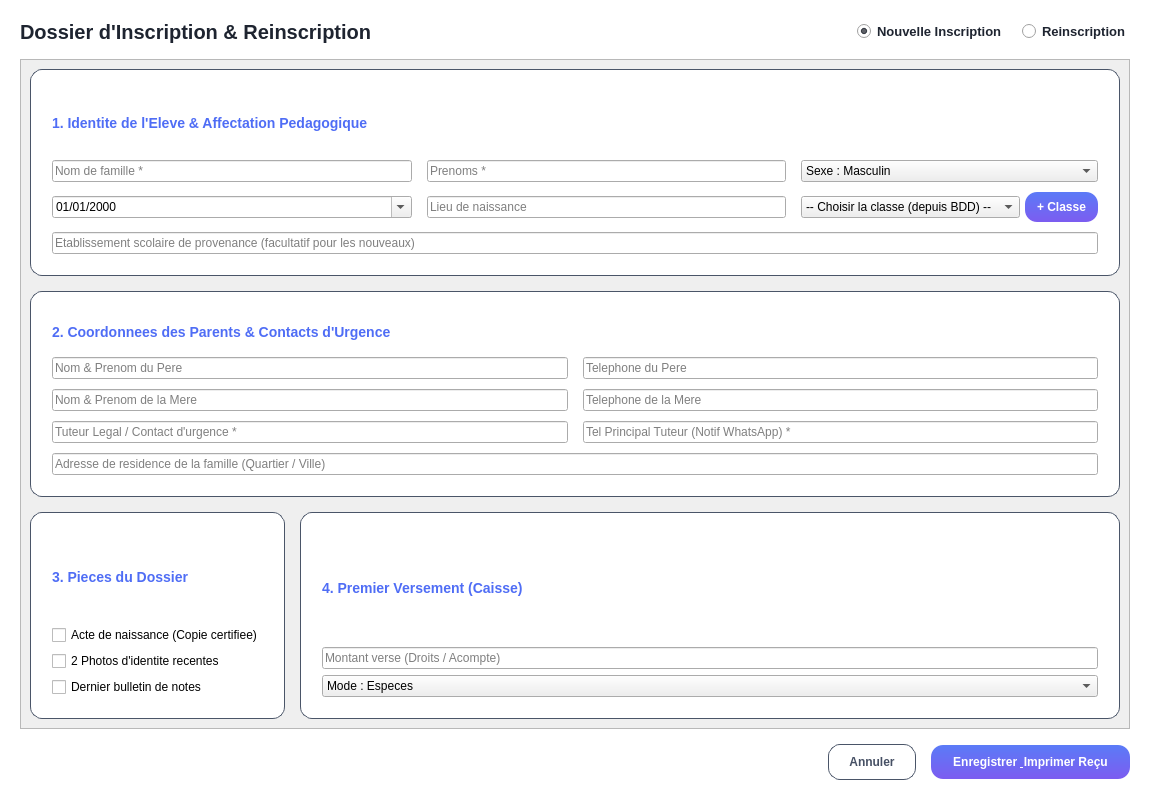
<?xml version="1.0" encoding="UTF-8"?>
<ui version="4.0">
 <class>FormInscriptionEleve</class>
 <widget class="QWidget" name="FormInscriptionEleve">
  <property name="geometry">
   <rect>
    <x>0</x>
    <y>0</y>
    <width>1150</width>
    <height>800</height>
   </rect>
  </property>
  <property name="windowTitle">
   <string>Dossier d'Inscription Complet</string>
  </property>
<property name="styleSheet"><string>QWidget#FormInscriptionEleve { background: transparent; }</string></property>
  <layout class="QVBoxLayout" name="verticalLayout_Main">
   <property name="spacing">
    <number>15</number>
   </property>
   <property name="leftMargin">
    <number>20</number>
   </property>
   <property name="topMargin">
    <number>20</number>
   </property>
   <property name="rightMargin">
    <number>20</number>
   </property>
   <property name="bottomMargin">
    <number>20</number>
   </property>
   <item>
    <layout class="QHBoxLayout" name="horizontalLayout_Header">
     <item>
      <widget class="QLabel" name="lbl_title">
       <property name="styleSheet">
        <string>font-size: 20px; font-weight: bold; color: #1E2430;</string>
       </property>
       <property name="text">
        <string>Dossier d'Inscription &amp; Reinscription</string>
       </property>
      </widget>
     </item>
     <item>
      <spacer name="horizontalSpacer_Header">
       <property name="orientation">
        <enum>Qt::Horizontal</enum>
       </property>
       <property name="sizeHint" stdset="0">
        <size>
         <width>40</width>
         <height>20</height>
        </size>
       </property>
      </spacer>
     </item>
     <item>
      <widget class="QRadioButton" name="radio_new">
       <property name="styleSheet">
        <string>font-weight: bold; color: #1E2430; font-size: 13px;</string>
       </property>
       <property name="text">
        <string>Nouvelle Inscription</string>
       </property>
       <property name="checked">
        <bool>true</bool>
       </property>
      </widget>
     </item>
     <item>
      <widget class="QRadioButton" name="radio_reins">
       <property name="styleSheet">
        <string>font-weight: bold; color: #1E2430; font-size: 13px;</string>
       </property>
       <property name="text">
        <string>Reinscription</string>
       </property>
      </widget>
     </item>
    </layout>
   </item>
   <item>
    <widget class="QScrollArea" name="scrollArea">
<property name="styleSheet"><string>QScrollArea#scrollArea { border: none; background: transparent; }
QScrollArea#scrollArea &gt; QWidget &gt; QWidget { background: transparent; }</string></property>
     <property name="widgetResizable">
      <bool>true</bool>
     </property>
     <widget class="QWidget" name="scrollContent">
      <property name="geometry">
       <rect>
        <x>0</x>
        <y>0</y>
        <width>1090</width>
        <height>680</height>
       </rect>
      </property>
      <property name="styleSheet"><string>QWidget#scrollContent { background: transparent; color: #1E2430; }</string></property>
      <layout class="QVBoxLayout" name="verticalLayout_Scroll">
       <property name="spacing">
        <number>15</number>
       </property>
       <item>
        <widget class="QFrame" name="card_eleve">
         <property name="styleSheet"><string>QFrame#card_eleve { background-color: #FFFFFF; color: #1E2430; border: 1px solid #4A5568; border-radius: 12px; padding: 12px; }</string></property>
         <layout class="QVBoxLayout" name="verticalLayout_Card1">
          <item>
           <widget class="QLabel" name="lbl_sec1">
            <property name="styleSheet">
             <string>font-size: 14px; font-weight: bold; color: #4F6DF5; border: none;</string>
            </property>
            <property name="text">
             <string>1. Identite de l'Eleve &amp; Affectation Pedagogique</string>
            </property>
           </widget>
          </item>
          <item>
           <layout class="QGridLayout" name="gridLayout_Eleve">
            <property name="horizontalSpacing">
             <number>15</number>
            </property>
            <property name="verticalSpacing">
             <number>10</number>
            </property>
            <item row="0" column="0">
             <widget class="QLineEdit" name="input_nom">
              <property name="placeholderText">
               <string>Nom de famille *</string>
              </property>
             </widget>
            </item>
            <item row="0" column="1">
             <widget class="QLineEdit" name="input_prenom">
              <property name="placeholderText">
               <string>Prenoms *</string>
              </property>
             </widget>
            </item>
            <item row="0" column="2">
             <widget class="QComboBox" name="combo_sexe">
              <item>
               <property name="text">
                <string>Sexe : Masculin</string>
               </property>
              </item>
              <item>
               <property name="text">
                <string>Sexe : Feminin</string>
               </property>
              </item>
             </widget>
            </item>
            <item row="1" column="0">
             <widget class="QDateEdit" name="date_naissance">
              <property name="displayFormat">
               <string>dd/MM/yyyy</string>
              </property>
              <property name="calendarPopup">
               <bool>true</bool>
              </property>
             </widget>
            </item>
            <item row="1" column="1">
             <widget class="QLineEdit" name="input_lieu_naiss">
              <property name="placeholderText">
               <string>Lieu de naissance</string>
              </property>
             </widget>
            </item>
            <item row="1" column="2">
             <layout class="QHBoxLayout" name="horizontalLayout_Classe">
              <property name="spacing">
               <number>5</number>
              </property>
              <item>
               <widget class="QComboBox" name="combo_classe">
                <item>
                 <property name="text">
                  <string>-- Choisir la classe (depuis BDD) --</string>
                 </property>
                </item>
               </widget>
              </item>
              <item>
               <widget class="QPushButton" name="btn_add_classe">
                <property name="toolTip">
                 <string>Ajouter une nouvelle classe manuellement</string>
                </property>
                <property name="styleSheet">
                 <string>background: qlineargradient(x1:0, y1:0, x2:0, y2:1, stop:0 #5B7BF7, stop:1 #7C5CF0); color: #FFFFFF; font-weight: bold; border-radius: 12px; padding: 8px 12px;</string>
                </property>
                <property name="text">
                 <string>+ Classe</string>
                </property>
               </widget>
              </item>
             </layout>
            </item>
            <item row="2" column="0" colspan="3">
             <widget class="QLineEdit" name="input_ecole_provenance">
              <property name="placeholderText">
               <string>Etablissement scolaire de provenance (facultatif pour les nouveaux)</string>
              </property>
             </widget>
            </item>
           </layout>
          </item>
         </layout>
        </widget>
       </item>
       <item>
        <widget class="QFrame" name="card_parents">
         <property name="styleSheet"><string>QFrame#card_parents { background-color: #FFFFFF; color: #1E2430; border: 1px solid #4A5568; border-radius: 12px; padding: 12px; }</string></property>
         <layout class="QVBoxLayout" name="verticalLayout_Card2">
          <item>
           <widget class="QLabel" name="lbl_sec2">
            <property name="styleSheet">
             <string>font-size: 14px; font-weight: bold; color: #4F6DF5; border: none;</string>
            </property>
            <property name="text">
             <string>2. Coordonnees des Parents &amp; Contacts d'Urgence</string>
            </property>
           </widget>
          </item>
          <item>
           <layout class="QGridLayout" name="gridLayout_Parents">
            <property name="horizontalSpacing">
             <number>15</number>
            </property>
            <property name="verticalSpacing">
             <number>10</number>
            </property>
            <item row="0" column="0">
             <widget class="QLineEdit" name="input_pere_nom">
              <property name="placeholderText">
               <string>Nom &amp; Prenom du Pere</string>
              </property>
             </widget>
            </item>
            <item row="0" column="1">
             <widget class="QLineEdit" name="input_pere_tel">
              <property name="placeholderText">
               <string>Telephone du Pere</string>
              </property>
             </widget>
            </item>
            <item row="1" column="0">
             <widget class="QLineEdit" name="input_mere_nom">
              <property name="placeholderText">
               <string>Nom &amp; Prenom de la Mere</string>
              </property>
             </widget>
            </item>
            <item row="1" column="1">
             <widget class="QLineEdit" name="input_mere_tel">
              <property name="placeholderText">
               <string>Telephone de la Mere</string>
              </property>
             </widget>
            </item>
            <item row="2" column="0">
             <widget class="QLineEdit" name="input_tuteur_nom">
              <property name="placeholderText">
               <string>Tuteur Legal / Contact d'urgence *</string>
              </property>
             </widget>
            </item>
            <item row="2" column="1">
             <widget class="QLineEdit" name="input_tuteur_tel">
              <property name="placeholderText">
               <string>Tel Principal Tuteur (Notif WhatsApp) *</string>
              </property>
             </widget>
            </item>
            <item row="3" column="0" colspan="2">
             <widget class="QLineEdit" name="input_adresse_famille">
              <property name="placeholderText">
               <string>Adresse de residence de la famille (Quartier / Ville)</string>
              </property>
             </widget>
            </item>
           </layout>
          </item>
         </layout>
        </widget>
       </item>
       <item>
        <layout class="QHBoxLayout" name="horizontalLayout_BottomCards">
         <property name="spacing">
          <number>15</number>
         </property>
         <item>
          <widget class="QFrame" name="card_pieces">
           <property name="styleSheet"><string>QFrame#card_pieces { background-color: #FFFFFF; color: #1E2430; border: 1px solid #4A5568; border-radius: 12px; padding: 12px; }</string></property>
           <layout class="QVBoxLayout" name="verticalLayout_Pieces">
            <item>
             <widget class="QLabel" name="lbl_sec3">
              <property name="styleSheet">
               <string>font-size: 14px; font-weight: bold; color: #4F6DF5; border: none;</string>
              </property>
              <property name="text">
               <string>3. Pieces du Dossier</string>
              </property>
             </widget>
            </item>
            <item>
             <widget class="QCheckBox" name="check_acte">
              <property name="text">
               <string>Acte de naissance (Copie certifiee)</string>
              </property>
             </widget>
            </item>
            <item>
             <widget class="QCheckBox" name="check_photos">
              <property name="text">
               <string>2 Photos d'identite recentes</string>
              </property>
             </widget>
            </item>
            <item>
             <widget class="QCheckBox" name="check_bulletin">
              <property name="text">
               <string>Dernier bulletin de notes</string>
              </property>
             </widget>
            </item>
           </layout>
          </widget>
         </item>
         <item>
          <widget class="QFrame" name="card_caisse">
           <property name="styleSheet"><string>QFrame#card_caisse { background-color: #FFFFFF; color: #1E2430; border: 1px solid #4A5568; border-radius: 12px; padding: 12px; }</string></property>
           <layout class="QVBoxLayout" name="verticalLayout_Caisse">
            <item>
             <widget class="QLabel" name="lbl_sec4">
              <property name="styleSheet">
               <string>font-size: 14px; font-weight: bold; color: #4F6DF5; border: none;</string>
              </property>
              <property name="text">
               <string>4. Premier Versement (Caisse)</string>
              </property>
             </widget>
            </item>
            <item>
             <widget class="QLineEdit" name="input_montant_verse">
              <property name="placeholderText">
               <string>Montant verse (Droits / Acompte)</string>
              </property>
             </widget>
            </item>
            <item>
             <widget class="QComboBox" name="combo_mode_reglement">
              <item>
               <property name="text">
                <string>Mode : Especes</string>
               </property>
              </item>
              <item>
               <property name="text">
                <string>Mode : Mobile Money (MTN / Airtel)</string>
               </property>
              </item>
              <item>
               <property name="text">
                <string>Mode : Cheque / Virement</string>
               </property>
              </item>
             </widget>
            </item>
           </layout>
          </widget>
         </item>
        </layout>
       </item>

      </layout>
     </widget>
    </widget>
   </item>
   <item>
    <layout class="QHBoxLayout" name="horizontalLayout_Actions">
     <item>
      <spacer name="horizontalSpacer_Actions">
       <property name="orientation">
        <enum>Qt::Horizontal</enum>
       </property>
       <property name="sizeHint" stdset="0">
        <size>
         <width>40</width>
         <height>20</height>
        </size>
       </property>
      </spacer>
     </item>
     <item>
      <widget class="QPushButton" name="btn_cancel">
       <property name="styleSheet">
        <string>background: transparent; color: #465064; border: 1px solid #4A5568; border-radius: 12px; padding: 10px 20px; font-weight: bold;</string>
       </property>
       <property name="text">
        <string>Annuler</string>
       </property>
      </widget>
     </item>
     <item>
      <widget class="QPushButton" name="btn_save">
       <property name="styleSheet">
        <string>background: qlineargradient(x1:0, y1:0, x2:0, y2:1, stop:0 #5B7BF7, stop:1 #7C5CF0); color: #FFFFFF; border-radius: 12px; padding: 10px 22px; font-weight: bold;</string>
       </property>
       <property name="text">
        <string>Enregistrer &amp; Imprimer Reçu</string>
       </property>
      </widget>
     </item>
    </layout>
   </item>
  </layout>
 </widget>
 <resources/>
 <connections/>
</ui>
